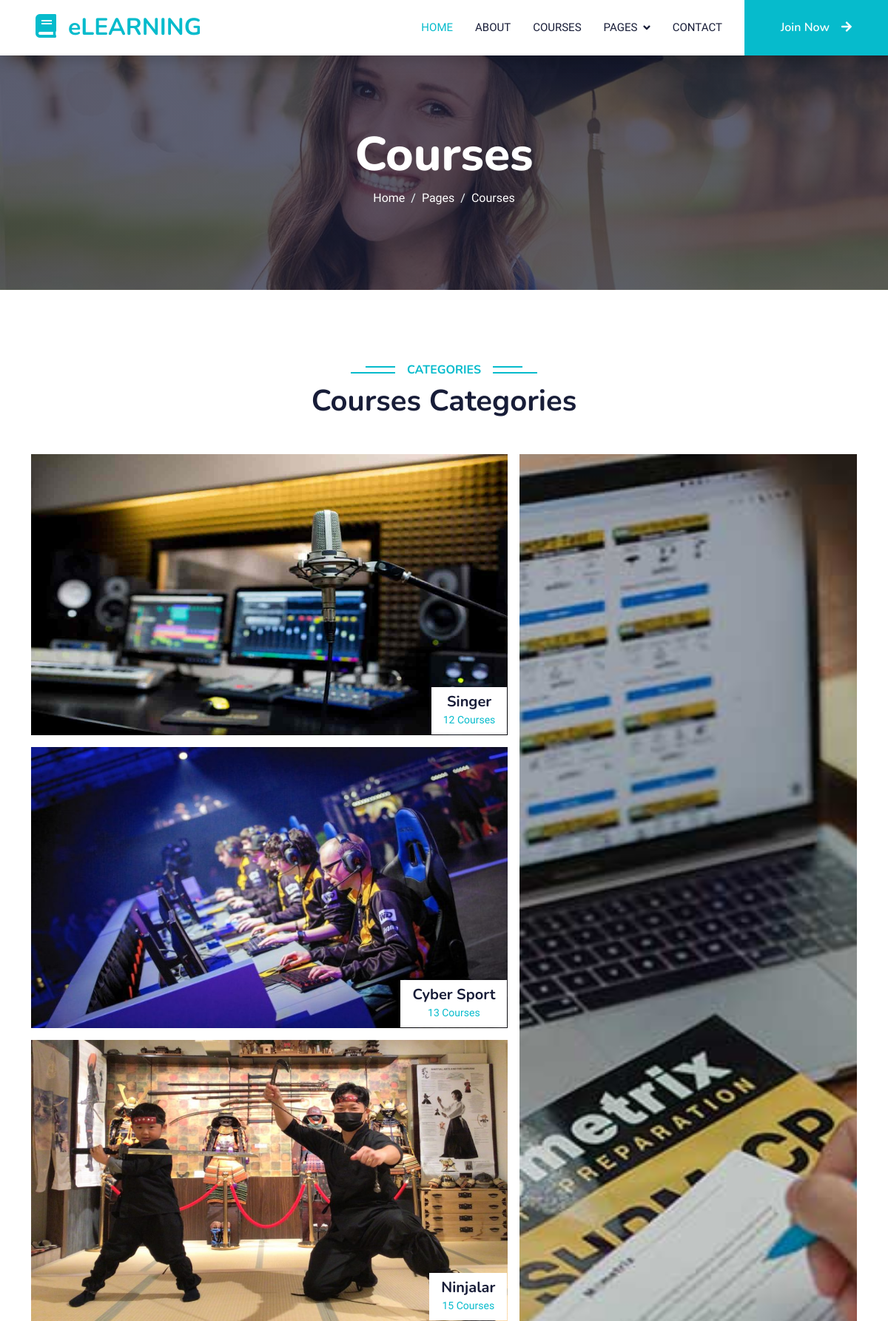
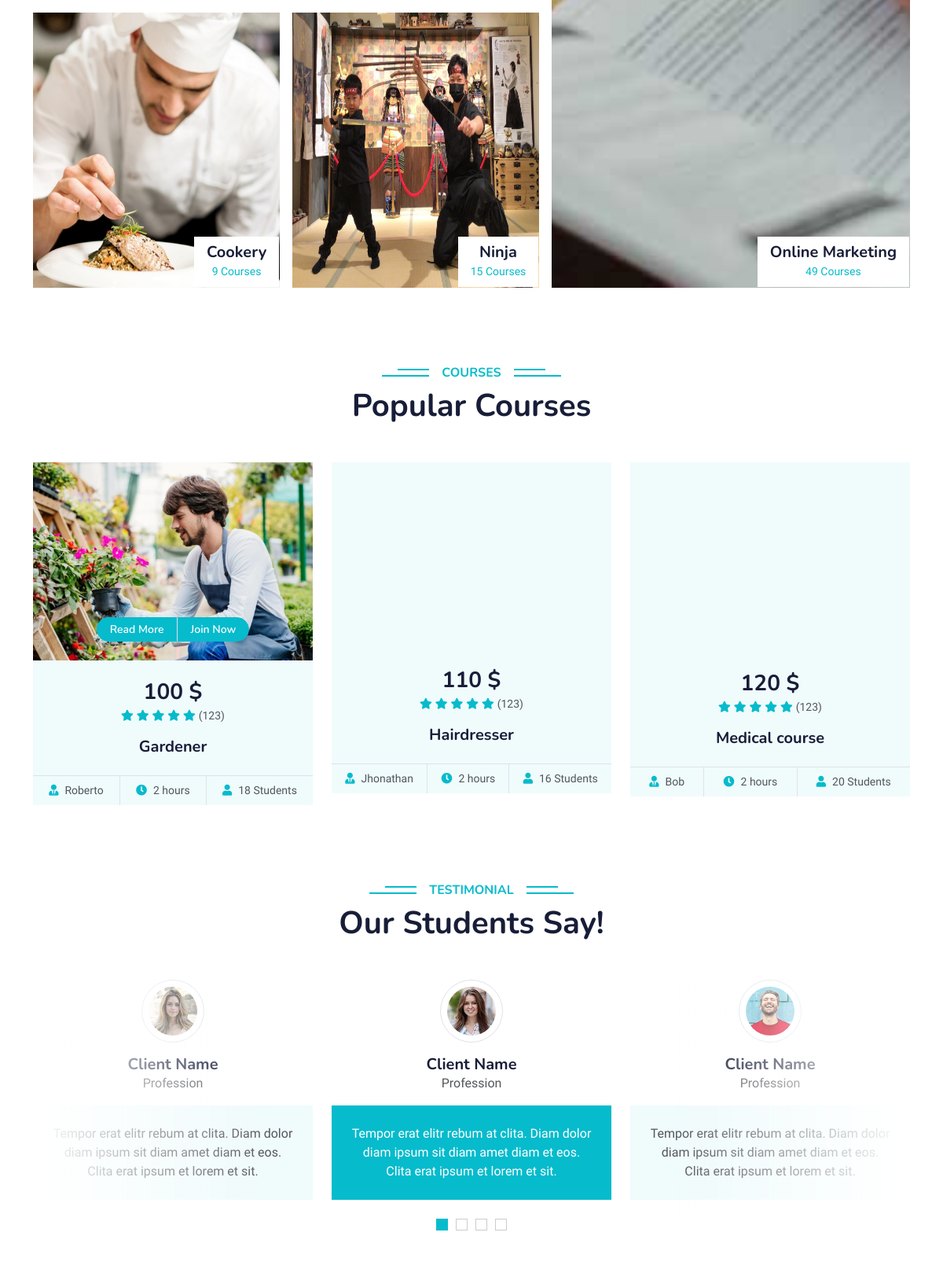
The page /blog/courses/ (upper part) on the database its author committed (2 pictures, top to bottom).
### blog/models.py (models this page shows, shortened)
class Courses(models.Model):
    name = models.CharField(max_length=100)
    slug = models.SlugField(max_length=100)
    son = models.IntegerField()
    img = models.ImageField(upload_to='Courses/img')

class Courses1(models.Model):
    name = models.CharField(max_length=100)
    slug = models.SlugField(max_length=100)
    son = models.IntegerField()
    img = models.ImageField(upload_to='Courses/img')

class Popcourses(models.Model):
    name = models.CharField(max_length=100)
    price = models.IntegerField()
    shaxs = models.CharField(max_length=100)
    son = models.IntegerField()
    img = models.ImageField(upload_to='Popcourses/img')

### blog/views.py (the view)
# urls.py: path("courses/", courses, name='courses'),
def courses(request):
    courses1 = Courses1.objects.all()
    course = Courses.objects.all()
    pcourse = Popcourses.objects.all()
    context = {
        "courses1": courses1,
        "course": course,
        "pcourse": pcourse
    }
    return render(request, "courses.html", context=context)

### templates/courses.html (shortened to what this page needs)
{% extends 'base.html' %}
{% load static %}
{% block content %}
    <div class="container-fluid bg-primary py-5 mb-5 page-header">
        <div class="container py-5">
            <div class="row justify-content-center">
                <div class="col-lg-10 text-center">
                    <h1 class="display-3 text-white animated slideInDown">Courses</h1>
                    <nav aria-label="breadcrumb">
                        <ol class="breadcrumb justify-content-center">
                            <li class="breadcrumb-item"><a class="text-white" href="#">Home</a></li>
                            <li class="breadcrumb-item"><a class="text-white" href="#">Pages</a></li>
                            <li class="breadcrumb-item text-white active" aria-current="page">Courses</li>
                        </ol>
                    </nav>
                </div>
            </div>
        </div>
    </div>
    <div class="container-xxl py-5 category">
        <div class="container">
            <div class="text-center wow fadeInUp" data-wow-delay="0.1s">
                <h6 class="section-title bg-white text-center text-primary px-3">Categories</h6>
                <h1 class="mb-5">Courses Categories</h1>
            </div>
            <div class="row g-3">
                <div class="col-lg-7 col-md-6">
                    <div class="row g-3">
                        {% for Courses in course %}
                        <div class="col-lg-12 col-md-12 wow zoomIn" data-wow-delay="0.1s">
                            <a class="position-relative d-block overflow-hidden" href="">
                                <img style="width:750px;height:380px" class="img-fluid" src="{{Courses.img.url}}" alt="">
                                <div class="bg-white text-center position-absolute bottom-0 end-0 py-2 px-3" style="margin: 1px;">
                                    <h5 class="m-0">{{ Courses.name }}</h5>
                                    <small class="text-primary">{{ Courses.son }} Courses</small>
                                </div>
                            </a>
                        </div>
                        {% endfor %}
                        {% for Courses1 in courses1 %}
                        <div class="col-lg-6 col-md-12 wow zoomIn" data-wow-delay="0.3s">
                            <a class="position-relative d-block overflow-hidden" href="">
                                <img class="img-fluid" style="width:400px;height:350px" src="{{Courses1.img.url}}" alt="">
                                <div class="bg-white text-center position-absolute bottom-0 end-0 py-2 px-3" style="margin: 1px;">
                                    <h5 class="m-0">{{ Courses1.name }}</h5>
                                    <small class="text-primary">{{ Courses1.son }} Courses</small>
                                </div>
                            </a>
                        </div>
                        {% endfor %}
                    </div>
                </div>
                <div class="col-lg-5 col-md-6 wow zoomIn" data-wow-delay="0.7s" style="min-height: 350px;">
                    <a class="position-relative d-block h-100 overflow-hidden" href="">
                        <img class="img-fluid position-absolute w-100 h-100" src="{% static 'img/cat-4.jpg' %}" alt="" style="object-fit: cover;">
                        <div class="bg-white text-center position-absolute bottom-0 end-0 py-2 px-3" style="margin:  1px;">
                            <h5 class="m-0">Online Marketing</h5>
                            <small class="text-primary">49 Courses</small>
                        </div>
                    </a>
                </div>
            </div>
        </div>
    </div>
    <div class="container-xxl py-5">
        <div class="container">
            <div class="text-center wow fadeInUp" data-wow-delay="0.1s">
                <h6 class="section-title bg-white text-center text-primary px-3">Courses</h6>
                <h1 class="mb-5">Popular Courses</h1>
            </div>
            <div class="row g-4 justify-content-center">
                {% for Popcourses in pcourse %}
                <div class="col-lg-4 col-md-6 wow fadeInUp" data-wow-delay="0.1s">
                    <div class="course-item bg-light">
                        <div class="position-relative overflow-hidden">
                            <img class="img-fluid" src="{{Popcourses.img.url}}" alt="">
                            <div class="w-100 d-flex justify-content-center position-absolute bottom-0 start-0 mb-4">
                                <a href="{% url 'pcourse_detail_view' Popcourses.pk %}" class="flex-shrink-0 btn btn-sm btn-primary px-3 border-end" style="border-radius: 30px 0 0 30px;">Read More</a>
                                <a href="{% url 'pcourse1_detail_view' Popcourses.pk %}" class="flex-shrink-0 btn btn-sm btn-primary px-3" style="border-radius: 0 30px 30px 0;">Join Now</a>
                            </div>
                        </div>
                        <div class="text-center p-4 pb-0">
                            <h3 class="mb-0">{{Popcourses.price}} $</h3>
                            <div class="mb-3">
                                <small class="fa fa-star text-primary"></small>
                                <small class="fa fa-star text-primary"></small>
                                <small class="fa fa-star text-primary"></small>
                                <small class="fa fa-star text-primary"></small>
                                <small class="fa fa-star text-primary"></small>
                                <small>(123)</small>
                            </div>
                            <h5 class="mb-4">{{Popcourses.name}}</h5>
                        </div>
                        <div class="d-flex border-top">
                            <small class="flex-fill text-center border-end py-2"><i class="fa fa-user-tie text-primary me-2"></i>{{ Popcourses.shaxs }}</small>
                            <small class="flex-fill text-center border-end py-2"><i class="fa fa-clock text-primary me-2"></i>2 hours</small>
                            <small class="flex-fill text-center py-2"><i class="fa fa-user text-primary me-2"></i>{{ Popcourses.son }} Students</small>
                        </div>
                    </div>
                </div>
                {% endfor %}
            </div>
        </div>
    </div>
    <div class="container-xxl py-5 wow fadeInUp" data-wow-delay="0.1s">
        <div class="container">
            <div class="text-center">
                <h6 class="section-title bg-white text-center text-primary px-3">Testimonial</h6>
                <h1 class="mb-5">Our Students Say!</h1>
            </div>
            <div class="owl-carousel testimonial-carousel position-relative">
                <div class="testimonial-item text-center">
                    <img class="border rounded-circle p-2 mx-auto mb-3" src="{% static 'img/testimonial-1.jpg' %}" style="width: 80px; height: 80px;">
                    <h5 class="mb-0">Client Name</h5>
                    <p>Profession</p>
                    <div class="testimonial-text bg-light text-center p-4">
                    <p class="mb-0">Tempor erat elitr rebum at clita. Diam dolor diam ipsum sit diam amet diam et eos. Clita erat ipsum et lorem et sit.</p>
                    </div>
                </div>
                <div class="testimonial-item text-center">
                    <img class="border rounded-circle p-2 mx-auto mb-3" src="{% static 'img/testimonial-2.jpg' %}" style="width: 80px; height: 80px;">
                    <h5 class="mb-0">Client Name</h5>
                    <p>Profession</p>
                    <div class="testimonial-text bg-light text-center p-4">
                    <p class="mb-0">Tempor erat elitr rebum at clita. Diam dolor diam ipsum sit diam amet diam et eos. Clita erat ipsum et lorem et sit.</p>
                    </div>
                </div>
                <div class="testimonial-item text-center">
                    <img class="border rounded-circle p-2 mx-auto mb-3" src="{% static 'img/testimonial-4.jpg' %}" style="width: 80px; height: 80px;">
                    <h5 class="mb-0">Client Name</h5>
                    <p>Profession</p>
                    <div class="testimonial-text bg-light text-center p-4">
                    <p class="mb-0">Tempor erat elitr rebum at clita. Diam dolor diam ipsum sit diam amet diam et eos. Clita erat ipsum et lorem et sit.</p>
                    </div>
                </div>
            </div>
        </div>
    </div>
{% endblock content %}

### static/css/style.css (style rules this page uses)
:root { --primary: #06BBCC; --light: #F0FBFC; --dark: #181d38; }
.btn { font-family: 'Nunito', sans-serif; font-weight: 600; transition: .5s; }
.btn.btn-primary, .btn.btn-secondary { color: #FFFFFF; }
.page-header { background: linear-gradient(rgba(24, 29, 56, .7), rgba(24, 29, 56, .7)), url(../img/carousel-1.jpg); background-position: center center; background-repeat: no-repeat; background-size: cover; }
.breadcrumb-item + .breadcrumb-item::before { color: var(--light); }
.section-title { position: relative; display: inline-block; text-transform: uppercase; }
.section-title::before { position: absolute; content: ""; width: calc(100% + 80px); height: 2px; top: 4px; left: -40px; background: var(--primary); z-index: -1; }
.section-title::after { position: absolute; content: ""; width: calc(100% + 120px); height: 2px; bottom: 5px; left: -60px; background: var(--primary); z-index: -1; }
.category img, .course-item img { transition: .5s; }
.testimonial-carousel::before { position: absolute; content: ""; top: 0; left: 0; height: 100%; width: 0; background: linear-gradient(to right, rgba(255, 255, 255, 1) 0%, rgba(255, 255, 255, 0) 100%); z-index: 1; }
.testimonial-carousel::after { position: absolute; content: ""; top: 0; right: 0; height: 100%; width: 0; background: linear-gradient(to left, rgba(255, 255, 255, 1) 0%, rgba(255, 255, 255, 0) 100%); z-index: 1; }
@media (min-width: 768px) { .testimonial-carousel::before, .testimonial-carousel::after { width: 200px; } }
@media (min-width: 992px) { .testimonial-carousel::before, .testimonial-carousel::after { width: 300px; } }
.testimonial-carousel .owl-item .testimonial-text, .testimonial-carousel .owl-item.center .testimonial-text * { transition: .5s; }
.testimonial-carousel .owl-item.center .testimonial-text { background: var(--primary) !important; }
.testimonial-carousel .owl-item.center .testimonial-text * { color: #FFFFFF !important; }

### rows shown on the page
Courses: img (picture), name "Singer", son "12"
Courses: img (picture), name "Cyber Sport", son "13"
Courses: img (picture), name "Ninjalar", son "15"
Courses1: img (picture), name "Cookery", son "9"
Courses1: img (picture), name "Ninja", son "15"
Popcourses: img (picture), price "100", name "Gardener", shaxs "Roberto", son "18"
Popcourses: img (picture), price "110", name "Hairdresser", shaxs "Jhonathan", son "16"
Popcourses: img (picture), price "120", name "Medical course", shaxs "Bob", son "20"
